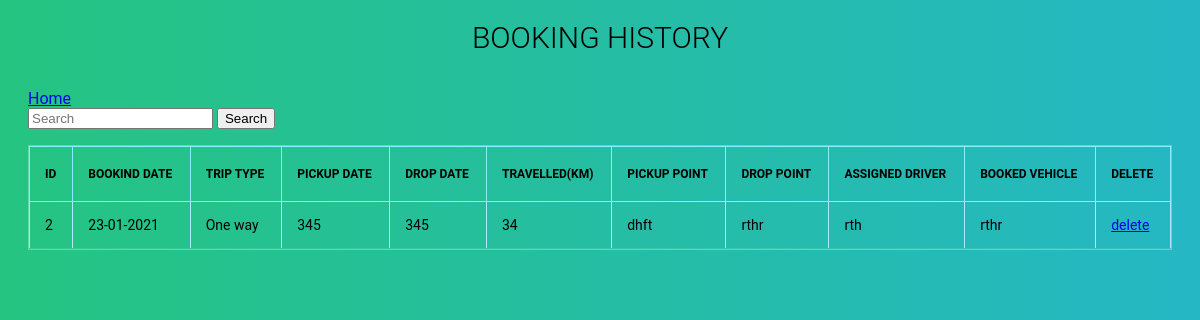
The page /bookinghistory (signed in) on the database as committed earlier.
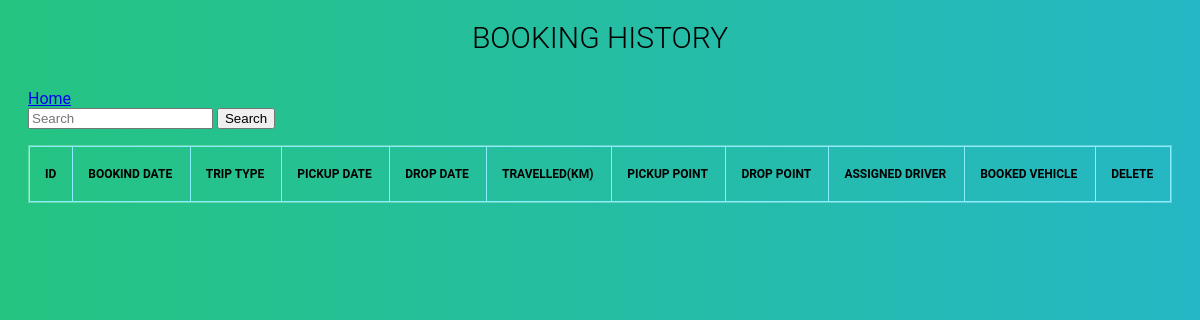
The same page on the database as committed later.
### app/models.py (models this page shows, shortened)
class BookingHistory(models.Model):
    booking_history_id = models.AutoField(primary_key=True)
    booking_Date=models.CharField(max_length=50, unique=True)
    choice=(('Round trip','Round trip'),('One way','One way'),('Local','Local'))
    trip_type=models.CharField(max_length=50, choices=choice, default='', null=True)
    pickup_date_time=models.CharField(max_length=70)
    drop_date=models.CharField(max_length=70)
    km_travelled=models.CharField(max_length=50)
    pickup_point=models.CharField(max_length=150)
    drop_point=models.CharField(max_length=150)
    booked_by_user=models.CharField(max_length=20)
    assigned_driver=models.CharField(max_length=20)
    booked_vehicle=models.CharField(max_length=150)

### app/decorators.py (the view)
	def wrapper_function(request, *args, **kwargs):
		group = None
		if request.user.groups.exists():
			group = request.user.groups.all()[0].name
		if group == 'staff':
			return redirect('home')
		if group == 'manager':
			return view_func(request, *args, **kwargs)
		if group==None:
			return HttpResponse('You are not authorized to view this page')

### app/views.py (called while the page is built)
@login_required
@manager_only
def bookinghistory(request):
    if 'q' in request.GET:
        q=request.GET['q']
        bookinghistorys=BookingHistory.objects.filter(trip_type__icontains=q)
    else:
        bookinghistorys=BookingHistory.objects.all()
    return render(request,'app/bookinghistory.html' , {'bookinghistorys':bookinghistorys})

### app/templates/app/bookinghistory.html (shortened to what this page needs)
{% load static %}
<html lang="en">
<head>
    <link rel="stylesheet" href="{% static 'css/driver.css' %}">
</head>
<body>
    <section>
        <h1>Booking History</h1><br>
        <a href="/">Home</a>
        <form method="GET">
            <input name="q" type="text" placeholder="Search">
        <button type="submit">Search</button>
        </form>
        <div class="tbl-content">
          <table cellpadding="0" cellspacing="0" border="1">
            <div class="tbl-header">
                <thead>
                    <tr>
                      <th>Id</th>
                      <th>Bookind Date</th>
                      <th>Trip Type</th>
                      <th>Pickup date</th>
                      <th>Drop date</th>
                      <th>Travelled(km)</th>
                      <th>Pickup point</th>
                      <th>Drop point</th>
                      <th>Assigned Driver</th>
                      <th>Booked vehicle</th>
                      <th>Delete</th>
                    </tr>
                  </thead>
                </div>
            <tbody>
              {% for i in bookinghistorys %}
            <tr>
              <td>{{ i.booking_history_id }}</td>
              <td>{{ i.booking_Date }}</td>
              <td>{{ i.trip_type }}</td>
              <td>{{ i.pickup_date_time}}</td>
              <td>{{ i.drop_date }}</td>
              <td>{{ i.km_travelled }}</td>
              <td>{{ i.pickup_point }}</td>
              <td>{{ i.drop_point }}</td>
              <td>{{ i.assigned_driver }}</td>
              <td>{{ i.booked_vehicle }}</td>
              <td> <a href="{% url 'deletebookinghistory' i.booking_history_id %}">delete</a></td>
            </tr>
              {% endfor %}
            </tbody>
          </table>
        </div>
      </section>
</body>
</html>

Rows that differ between the two databases and show on the page:
removed BookingHistory: booking_history_id "2", booking_Date "23-01-2021", trip_type "One way", pickup_date_time "345", drop_date "345", km_travelled "34", pickup_point "dhft", drop_point "rthr", assigned_driver "rth", booked_vehicle "rthr"
